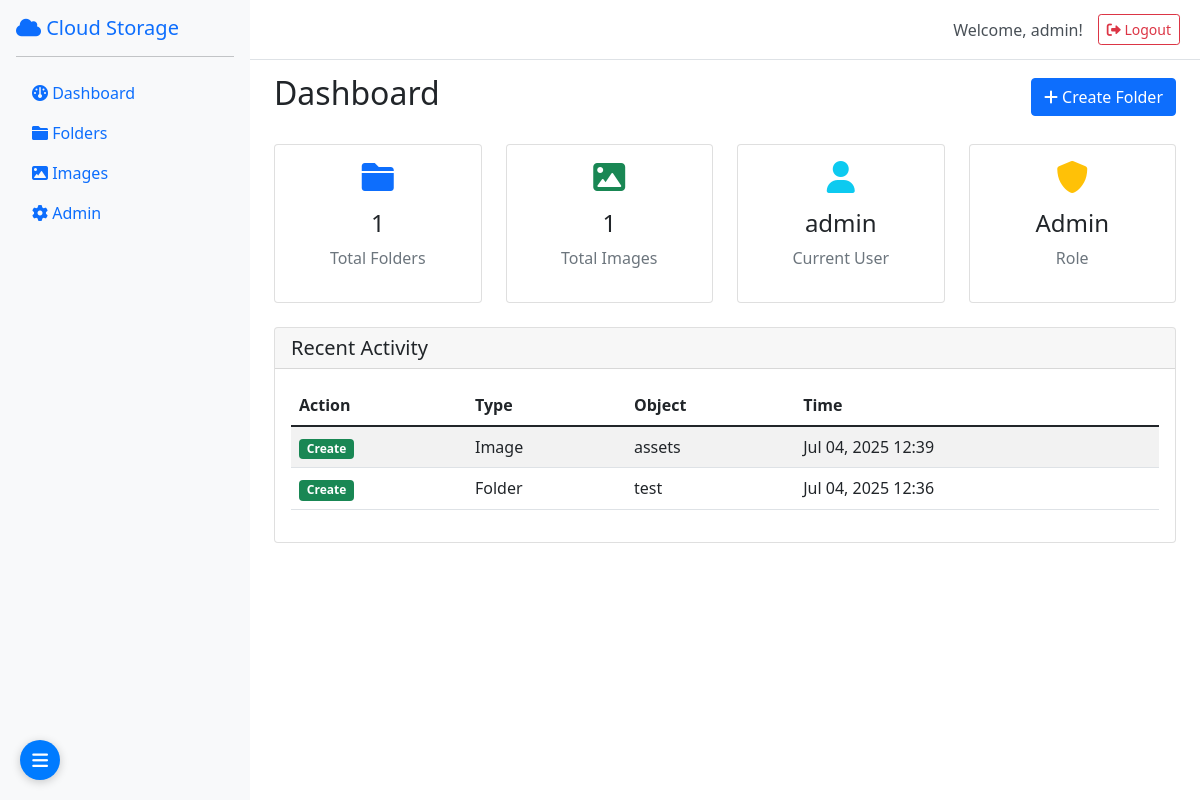
The app's page / (signed in), older data.
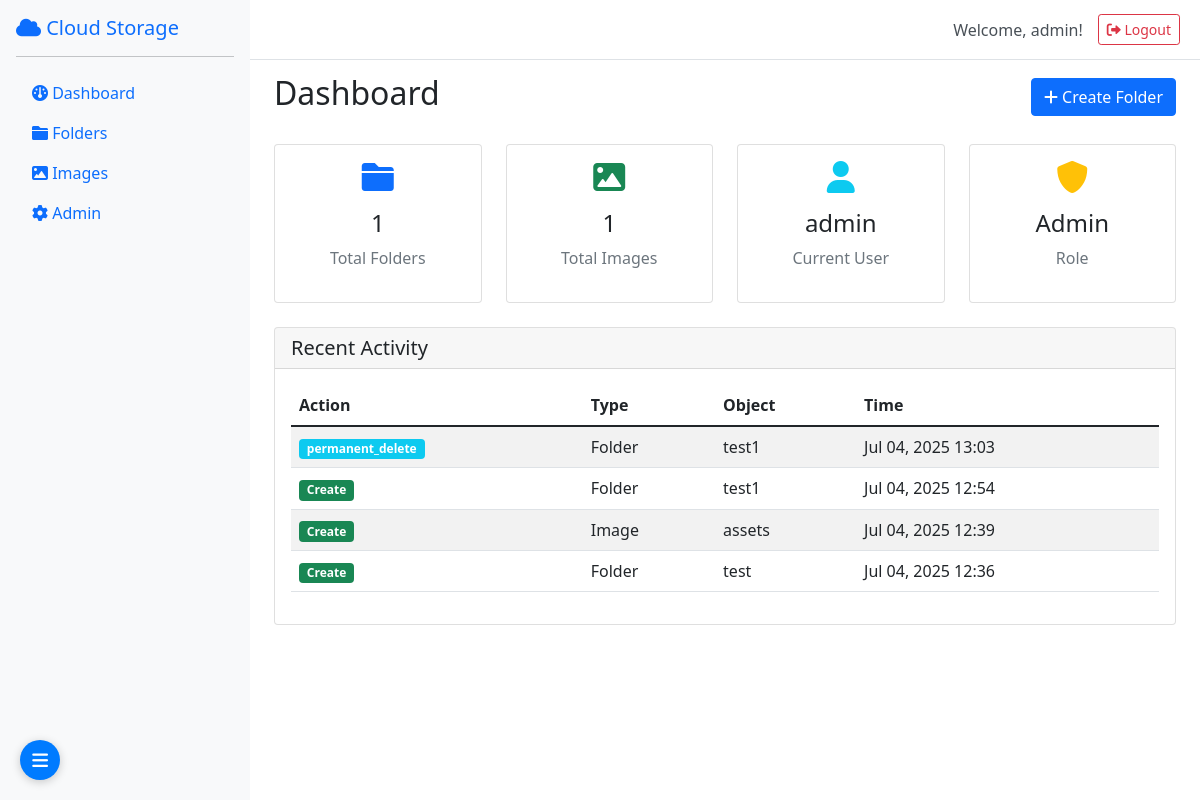
The same page, newer data.
### storage/models.py (models this page shows, shortened)
class AuditLog(models.Model):
    ACTION_CHOICES = [
        ('create', 'Create'),
        ('read', 'Read'),
        ('update', 'Update'),
        ('delete', 'Delete'),
        ('download', 'Download'),
        ('restore', 'Restore'),
    ]
    user = models.ForeignKey(User, on_delete=models.CASCADE)
    action = models.CharField(max_length=10, choices=ACTION_CHOICES)
    content_type = models.CharField(max_length=50)  # 'folder' or 'image'
    object_id = models.IntegerField()
    object_name = models.CharField(max_length=255)
    timestamp = models.DateTimeField(auto_now_add=True)
    ip_address = models.GenericIPAddressField(null=True, blank=True)
    user_agent = models.TextField(blank=True)
    class Meta:
        ordering = ['-timestamp']

### storage/views.py (the view, shortened to what this page needs)
# urls.py: path('', views.dashboard, name='dashboard'),
@login_required
def dashboard(request):
    if request.user.is_superuser:
        folders = Folder.objects.filter(is_deleted=False)
        images = Image.objects.filter(is_deleted=False)
    recent_logs = AuditLog.objects.filter(user=request.user)[:10]
    context = {
        'folders_count': folders.count(),
        'images_count': images.count(),
        'recent_logs': recent_logs,
        'user': request.user,
    }
    return render(request, 'dashboard.html', context)

### templates/dashboard.html (shortened to what this page needs)
{% extends 'base.html' %}
{% block content %}
<div class="d-flex justify-content-between align-items-center mb-4">
    <h2>Dashboard</h2>
    <div>
        <button class="btn btn-primary" data-bs-toggle="modal" data-bs-target="#createFolderModal">
            <i class="fas fa-plus"></i> Create Folder
        </button>
    </div>
</div>
<div class="row mb-4">
    <div class="col-md-6 col-lg-3">
        <div class="card text-center">
            <div class="card-body">
                <i class="fas fa-folder fa-2x text-primary mb-3"></i>
                <h4>{{ folders_count }}</h4>
                <p class="text-muted">Total Folders</p>
            </div>
        </div>
    </div>
    <div class="col-md-6 col-lg-3">
        <div class="card text-center">
            <div class="card-body">
                <i class="fas fa-image fa-2x text-success mb-3"></i>
                <h4>{{ images_count }}</h4>
                <p class="text-muted">Total Images</p>
            </div>
        </div>
    </div>
    <div class="col-md-6 col-lg-3">
        <div class="card text-center">
            <div class="card-body">
                <i class="fas fa-user fa-2x text-info mb-3"></i>
                <h4>{{ user.username }}</h4>
                <p class="text-muted">Current User</p>
            </div>
        </div>
    </div>
    <div class="col-md-6 col-lg-3">
        <div class="card text-center">
            <div class="card-body">
                <i class="fas fa-shield-alt fa-2x text-warning mb-3"></i>
                <h4>{% if user.is_superuser %}Admin{% else %}User{% endif %}</h4>
                <p class="text-muted">Role</p>
            </div>
        </div>
    </div>
</div>
<div class="card">
    <div class="card-header">
        <h5 class="mb-0">Recent Activity</h5>
    </div>
    <div class="card-body">
        {% if recent_logs %}
            <div class="table-responsive">
                <table class="table table-striped">
                    <thead>
                        <tr>
                            <th>Action</th>
                            <th>Type</th>
                            <th>Object</th>
                            <th>Time</th>
                        </tr>
                    </thead>
                    <tbody>
                        {% for log in recent_logs %}
                        <tr>
                            <td>
                                <span class="badge bg-{% if log.action == 'create' %}success{% elif log.action == 'update' %}warning{% elif log.action == 'delete' %}danger{% else %}info{% endif %}">
                                    {{ log.get_action_display }}
                                </span>
                            </td>
                            <td>{{ log.content_type|title }}</td>
                            <td>{{ log.object_name }}</td>
                            <td>{{ log.timestamp|date:"M d, Y H:i" }}</td>
                        </tr>
                        {% endfor %}
                    </tbody>
                </table>
            </div>
        {% else %}
            <p class="text-muted">No recent activity</p>
        {% endif %}
    </div>
</div>
{% endblock %}

Row changes from the older to the newer data that the page shows:
added AuditLog: action "permanent_delete", content_type "Folder", object_name "test1", timestamp "Jul 04, 2025 13:03"
added AuditLog: action "Create", content_type "Folder", object_name "test1", timestamp "Jul 04, 2025 12:54"
